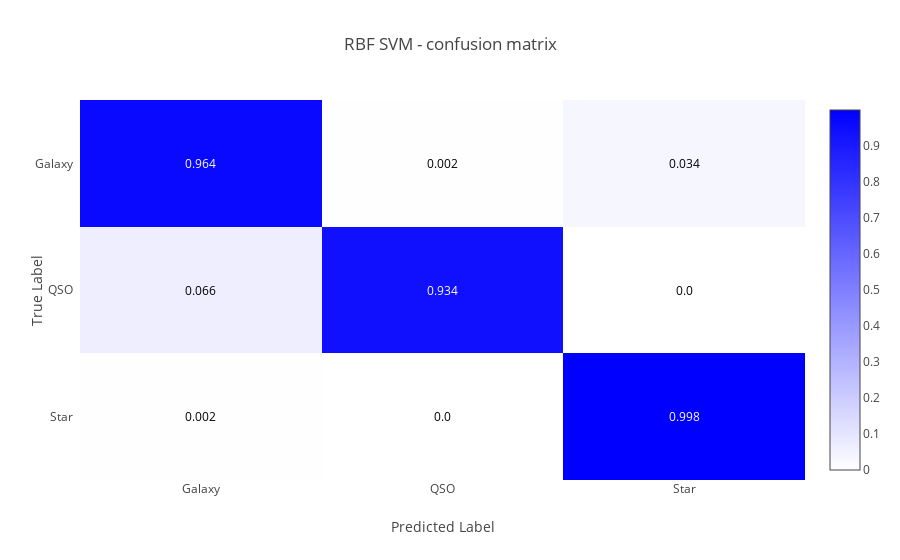

Write notebook code for a chart like this one.
### Code cell
# ~-----confusion matrix-----
# compute confusion matrix
y_pred = svm_sigmoid.predict(X_test)
conf_mtx = confusion_matrix(y_test, y_pred)

# plot confusion matrix
for j in range(3):
  conf_mtx[0][j], conf_mtx[2][j] = conf_mtx[2][j], conf_mtx[0][j]
conf_mtx = np.ndarray.round(conf_mtx.astype(float) / conf_mtx.sum(axis = 1)[:, np.newaxis], 3)

cmColorScale = [[0.0, "rgb(255, 255, 255)"], [1.0, "rgb(0, 0, 255)"]]

z = conf_mtx
x = ["Galaxy", "QSO", "Star"]
y = ["Star", "QSO", "Galaxy"]
figure = ff.create_annotated_heatmap(z, x = x, y = y, colorscale= cmColorScale, showscale = True)
figure['layout']['xaxis']['title']['text'] = "Predicted Label"
figure['layout']['xaxis']['side'] = "bottom"
figure['layout']['yaxis']['title']['text'] = "True Label"
figure['layout']['title'] = "RBF SVM - confusion matrix"
enable_plotly_in_cell()
plotly.offline.iplot(figure, filename="rbfAccuracy")

### Figure 1 — Plotly figure (JSON) as saved in the notebook; plotly's stock layout.template omitted (floating-point values rounded to 4 significant figures)
{"data": [{"uid": "8d2fdd51-e01a-4a33-8060-1c76bd273572", "colorscale": [[0, "rgb(255, 255, 255)"], [1, "rgb(0, 0, 255)"]], "reversescale": false, "showscale": true, "y": ["Star", "QSO", "Galaxy"], "x": ["Galaxy", "QSO", "Star"], "z": [[0.002, 0, 0.998], [0.066, 0.934, 0], [0.964, 0.002, 0.034]], "type": "heatmap"}], "layout": {"title": {"text": "RBF SVM - confusion matrix"}, "annotations": [{"xref": "x", "yref": "y", "text": "0.002", "y": "Star", "x": "Galaxy", "font": {"color": "#000000"}, "showarrow": false}, {"xref": "x", "yref": "y", "text": "0.0", "y": "Star", "x": "QSO", "font": {"color": "#000000"}, "showarrow": false}, {"xref": "x", "yref": "y", "text": "0.998", "y": "Star", "x": "Star", "font": {"color": "#FFFFFF"}, "showarrow": false}, {"xref": "x", "yref": "y", "text": "0.066", "y": "QSO", "x": "Galaxy", "font": {"color": "#000000"}, "showarrow": false}, {"xref": "x", "yref": "y", "text": "0.934", "y": "QSO", "x": "QSO", "font": {"color": "#FFFFFF"}, "showarrow": false}, {"xref": "x", "yref": "y", "text": "0.0", "y": "QSO", "x": "Star", "font": {"color": "#000000"}, "showarrow": false}, {"xref": "x", "yref": "y", "text": "0.964", "y": "Galaxy", "x": "Galaxy", "font": {"color": "#FFFFFF"}, "showarrow": false}, {"xref": "x", "yref": "y", "text": "0.002", "y": "Galaxy", "x": "QSO", "font": {"color": "#000000"}, "showarrow": false}, {"xref": "x", "yref": "y", "text": "0.034", "y": "Galaxy", "x": "Star", "font": {"color": "#000000"}, "showarrow": false}], "xaxis": {"ticks": "", "gridcolor": "rgb(0, 0, 0)", "side": "bottom", "dtick": 1, "title": {"text": "Predicted Label"}}, "yaxis": {"ticks": "", "ticksuffix": "  ", "dtick": 1, "title": {"text": "True Label"}}}}
